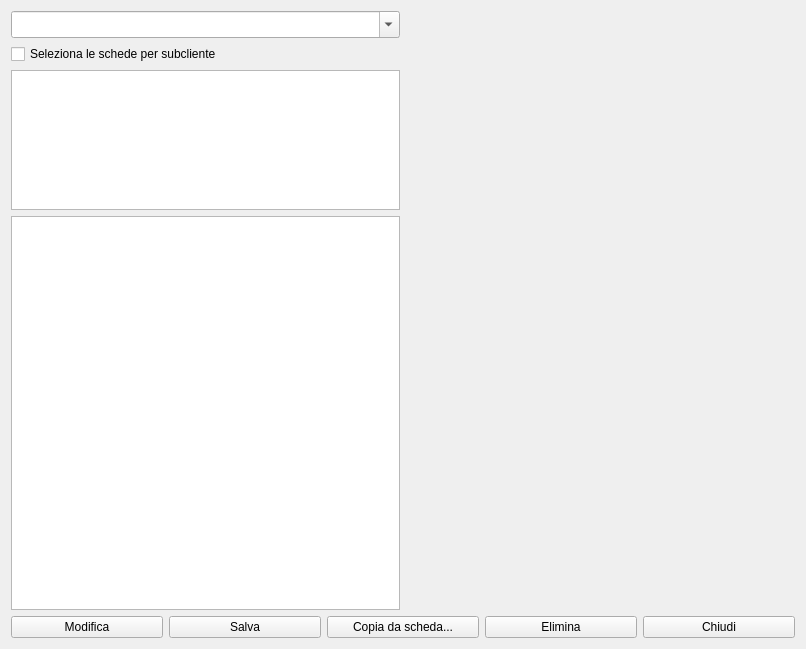
<?xml version="1.0" encoding="UTF-8"?>
<ui version="4.0">
 <class>HSchedeClienti</class>
 <widget class="QWidget" name="HSchedeClienti">
  <property name="windowModality">
   <enum>Qt::NonModal</enum>
  </property>
  <property name="geometry">
   <rect>
    <x>0</x>
    <y>0</y>
    <width>806</width>
    <height>649</height>
   </rect>
  </property>
  <property name="sizePolicy">
   <sizepolicy hsizetype="MinimumExpanding" vsizetype="Expanding">
    <horstretch>1</horstretch>
    <verstretch>1</verstretch>
   </sizepolicy>
  </property>
  <property name="windowTitle">
   <string>Schede clienti</string>
  </property>
  <property name="windowIcon">
   <iconset resource="icons.qrc">
    <normaloff>:/Resources/Folder.PNG</normaloff>:/Resources/Folder.PNG</iconset>
  </property>
  <layout class="QVBoxLayout" name="verticalLayout_2">
   <item>
    <layout class="QHBoxLayout" name="horizontalLayout">
     <item>
      <layout class="QVBoxLayout" name="verticalLayout">
       <item>
        <widget class="QComboBox" name="comboBox">
         <property name="maximumSize">
          <size>
           <width>400</width>
           <height>16777215</height>
          </size>
         </property>
         <property name="font">
          <font>
           <pointsize>12</pointsize>
          </font>
         </property>
         <property name="editable">
          <bool>true</bool>
         </property>
         <property name="insertPolicy">
          <enum>QComboBox::NoInsert</enum>
         </property>
        </widget>
       </item>
       <item>
        <widget class="QCheckBox" name="cbSelectCriteria">
         <property name="text">
          <string>Seleziona le schede per subcliente</string>
         </property>
        </widget>
       </item>
       <item>
        <widget class="QListView" name="lvSubclienti">
         <property name="maximumSize">
          <size>
           <width>400</width>
           <height>140</height>
          </size>
         </property>
         <property name="font">
          <font>
           <pointsize>12</pointsize>
          </font>
         </property>
        </widget>
       </item>
       <item>
        <widget class="QListView" name="listView">
         <property name="minimumSize">
          <size>
           <width>0</width>
           <height>0</height>
          </size>
         </property>
         <property name="maximumSize">
          <size>
           <width>400</width>
           <height>16777215</height>
          </size>
         </property>
         <property name="font">
          <font>
           <pointsize>12</pointsize>
          </font>
         </property>
         <property name="selectionBehavior">
          <enum>QAbstractItemView::SelectRows</enum>
         </property>
        </widget>
       </item>
      </layout>
     </item>
     <item>
      <widget class="HPrint" name="widget" native="true">
       <property name="sizePolicy">
        <sizepolicy hsizetype="Expanding" vsizetype="Expanding">
         <horstretch>0</horstretch>
         <verstretch>0</verstretch>
        </sizepolicy>
       </property>
       <property name="autoFillBackground">
        <bool>false</bool>
       </property>
      </widget>
     </item>
    </layout>
   </item>
   <item>
    <layout class="QHBoxLayout" name="horizontalLayout_3">
     <item>
      <widget class="QPushButton" name="pushButton_4">
       <property name="text">
        <string>Modifica</string>
       </property>
       <property name="icon">
        <iconset resource="icons.qrc">
         <normaloff>:/Resources/Art-Supplies.PNG</normaloff>:/Resources/Art-Supplies.PNG</iconset>
       </property>
       <property name="iconSize">
        <size>
         <width>32</width>
         <height>32</height>
        </size>
       </property>
      </widget>
     </item>
     <item>
      <widget class="QPushButton" name="pushButton_2">
       <property name="text">
        <string>Salva</string>
       </property>
       <property name="icon">
        <iconset resource="icons.qrc">
         <normaloff>:/Resources/save-icon.png</normaloff>:/Resources/save-icon.png</iconset>
       </property>
       <property name="iconSize">
        <size>
         <width>32</width>
         <height>32</height>
        </size>
       </property>
      </widget>
     </item>
     <item>
      <widget class="QPushButton" name="btnDup">
       <property name="text">
        <string>Copia da scheda...</string>
       </property>
       <property name="icon">
        <iconset resource="icons.qrc">
         <normaloff>:/Resources/Sheet-Of-Paper.PNG</normaloff>:/Resources/Sheet-Of-Paper.PNG</iconset>
       </property>
       <property name="iconSize">
        <size>
         <width>32</width>
         <height>32</height>
        </size>
       </property>
      </widget>
     </item>
     <item>
      <widget class="QPushButton" name="pushButton_3">
       <property name="text">
        <string>Elimina</string>
       </property>
       <property name="icon">
        <iconset resource="icons.qrc">
         <normaloff>:/Resources/Minus.PNG</normaloff>:/Resources/Minus.PNG</iconset>
       </property>
       <property name="iconSize">
        <size>
         <width>32</width>
         <height>32</height>
        </size>
       </property>
      </widget>
     </item>
     <item>
      <widget class="QPushButton" name="pushButton">
       <property name="text">
        <string>Chiudi</string>
       </property>
       <property name="icon">
        <iconset resource="icons.qrc">
         <normaloff>:/Resources/Actions-window-close-icon.png</normaloff>:/Resources/Actions-window-close-icon.png</iconset>
       </property>
       <property name="iconSize">
        <size>
         <width>32</width>
         <height>32</height>
        </size>
       </property>
      </widget>
     </item>
    </layout>
   </item>
  </layout>
 </widget>
 <customwidgets>
  <customwidget>
   <class>HPrint</class>
   <extends>QWidget</extends>
   <header location="global">hprint.h</header>
   <container>1</container>
  </customwidget>
 </customwidgets>
 <resources>
  <include location="icons.qrc"/>
 </resources>
 <connections>
  <connection>
   <sender>pushButton</sender>
   <signal>clicked()</signal>
   <receiver>HSchedeClienti</receiver>
   <slot>close()</slot>
   <hints>
    <hint type="sourcelabel">
     <x>676</x>
     <y>547</y>
    </hint>
    <hint type="destinationlabel">
     <x>676</x>
     <y>288</y>
    </hint>
   </hints>
  </connection>
 </connections>
</ui>
